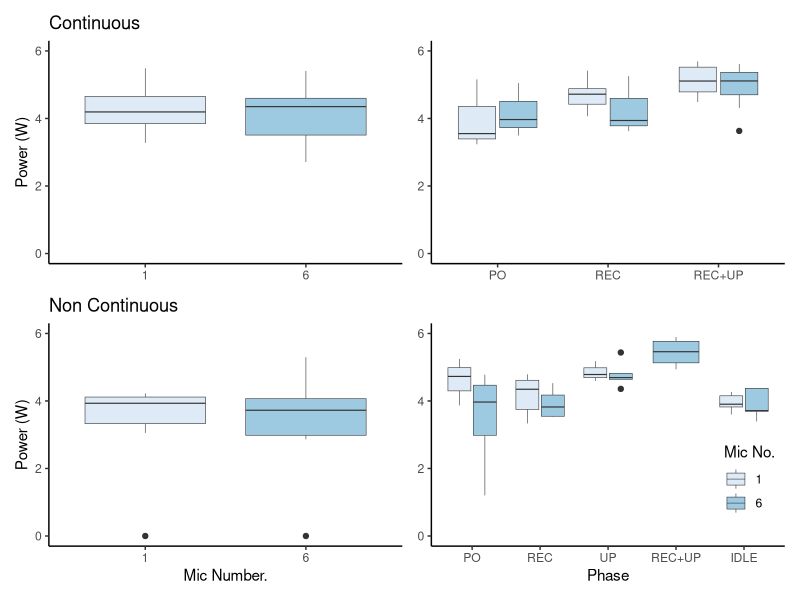

The R source for this figure:
#####################################################################
# Script for Calculating Stats/ Figures on the Power Consumption
# Data. (6 Mic Circular Array vs 1 USB Microphone)
#
# Both set ups were based on a raspberry Pi 4B+ (4GB)
#
# Becky Heath January 2021
# 

# Load Libraries and Set WD ####
library(ggplot2)
library(patchwork)
library(stringr)
library(tools)

setwd(dirname(rstudioapi::getActiveDocumentContext()$path))

# Analysis: ####

# Load data and Split Dataset to 6mic and 1mic

dataset.og <- read.csv("Data/power-usage-data.csv")

dataset <- dataset.og
dataset$test <- as.factor(dataset$test)
dataset$head <- as.factor(dataset$head)

for(i in c("non_continuous", "continuous")){
  sample.og <- dataset[dataset$test == i,]
  for(j in c("y", "n")){
    sample <- sample.og[sample.og$head == j,]
    sample$device <- as.factor(sample$device) 
    sample$phase <- factor(sample$phase, levels=c("PO", "REC", "UP","REC+UP","IDLE"))
    if(j =="n"){
      title = str_replace(i,"_"," ")
      title = toTitleCase(title)
      bp <<- ggplot(sample, aes(x=device, y=power, fill=device)) + 
        geom_boxplot(lwd=0.2) +
        scale_fill_brewer(palette="Blues") +
        labs(title= title ,x="Mic Number.", y = "Power (W)") +
        theme_classic() +
        ylim(0,6) +
        theme(legend.position = "none")
    } else {
      bp <<- ggplot(sample, aes(x=phase, y=power, fill=device)) + 
        geom_boxplot(lwd=0.2) +
        scale_fill_brewer(palette="Blues", name = "Mic No.") +
        labs(x="Phase") +
        theme_classic() +
        ylim(0,6) +
        theme(legend.position =c(0.9,0.3)) +
        theme(axis.title.y=element_blank())
    }
    
    if(i == "continuous"){
      bp <<- bp + theme(axis.title.x = element_blank()) +
          theme(legend.position = "none")
    }
    plot_name <- paste("BP_", i,"_",j, sep="")
    assign(plot_name,bp) 
  }
}

top <- BP_continuous_n | BP_continuous_y
bottom <- BP_non_continuous_n | BP_non_continuous_y
top/bottom



##### Stats (TODO) ####

find_values_non_cont <- function(dataset){
  for(i in c("PO", "REC", "UP","REC+UP", "IDLE")){
    df <- dataset[dataset$phase == i,]
    mean <- mean(df[["power"]])
    SE <- sd(df[["power"]])
    out.string = paste(i, " Mean = ",mean, ". Standard Deviation = ",SE, sep="")
    print (out.string) # to show means
    model <- t.test(power ~ device, data = df)
    out <- paste0("########################## ", i)
    print(out)
    print(model)
  }
}

find_values_cont <- function(dataset){
  for(i in c("PO", "REC","REC+UP")){
    df <- dataset[dataset$phase == i,]
    mean <- mean(df[["power"]])
    SE <- sd(df[["power"]])
    out.string = paste(i, " Mean = ",mean, ". Standard Deviation = ",SE, sep="")
    print (out.string) # to show means
    model <- t.test(power ~ device, data = df)
    out <- paste0("########################## ", i)
    print(out)
    print(model)
  }
}

find_values_cont(dataset)
